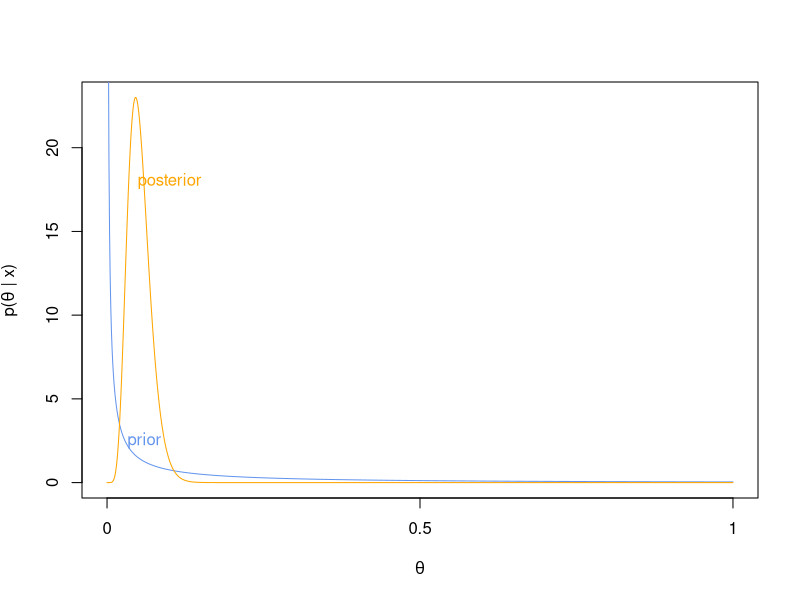
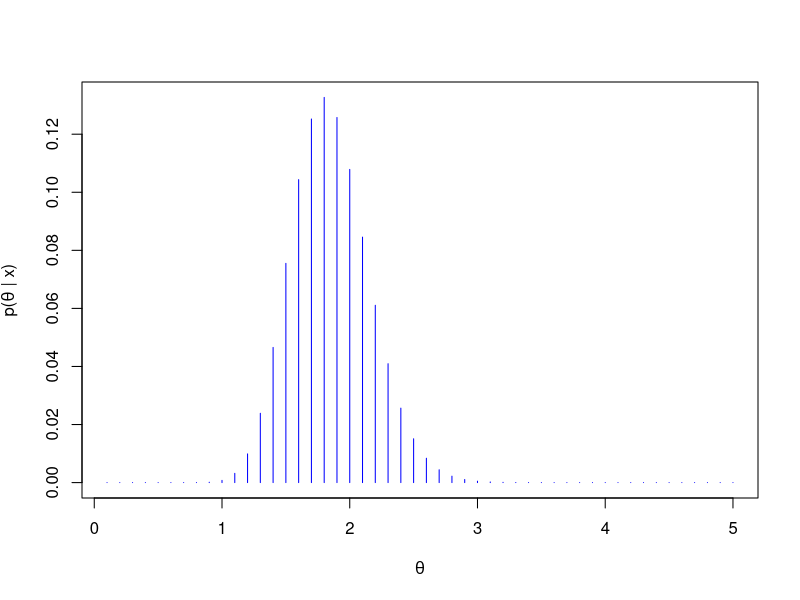
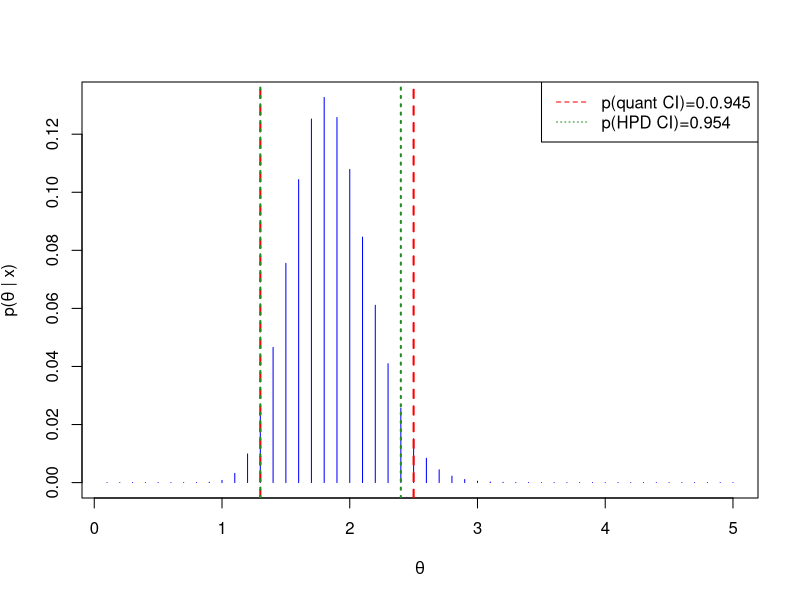
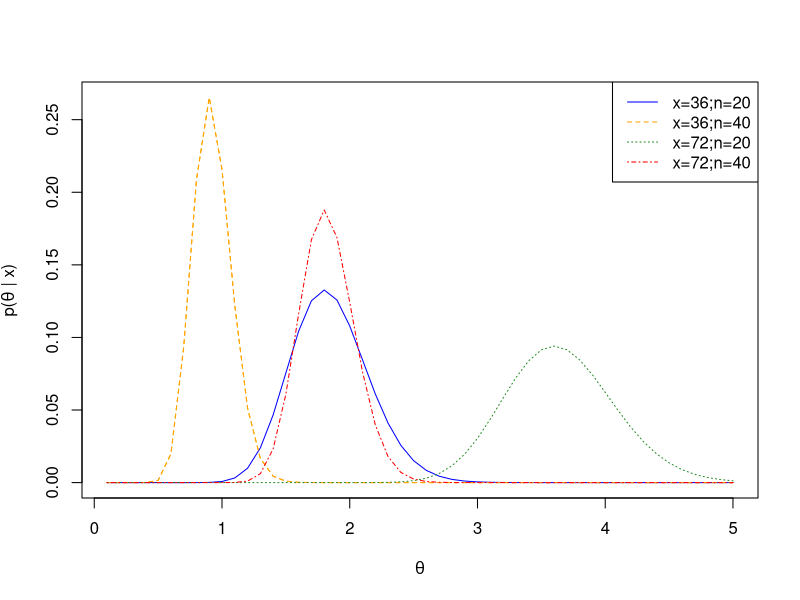
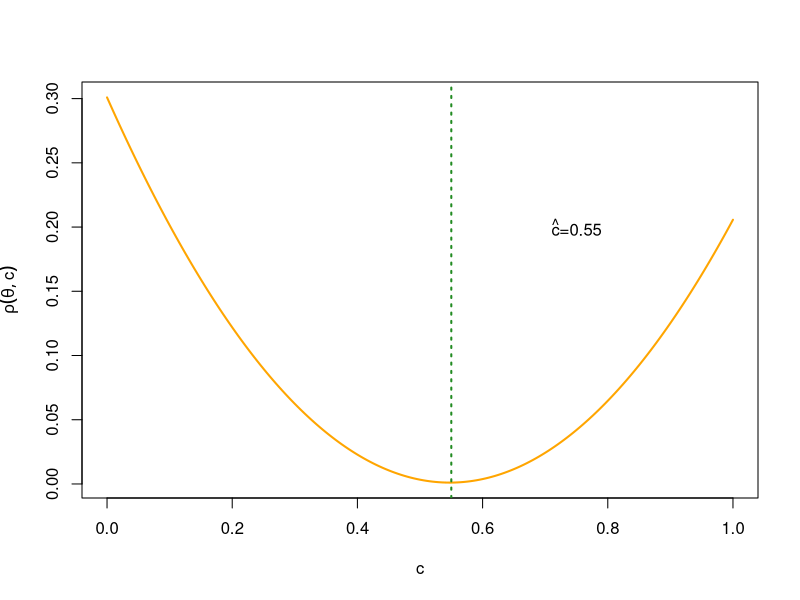
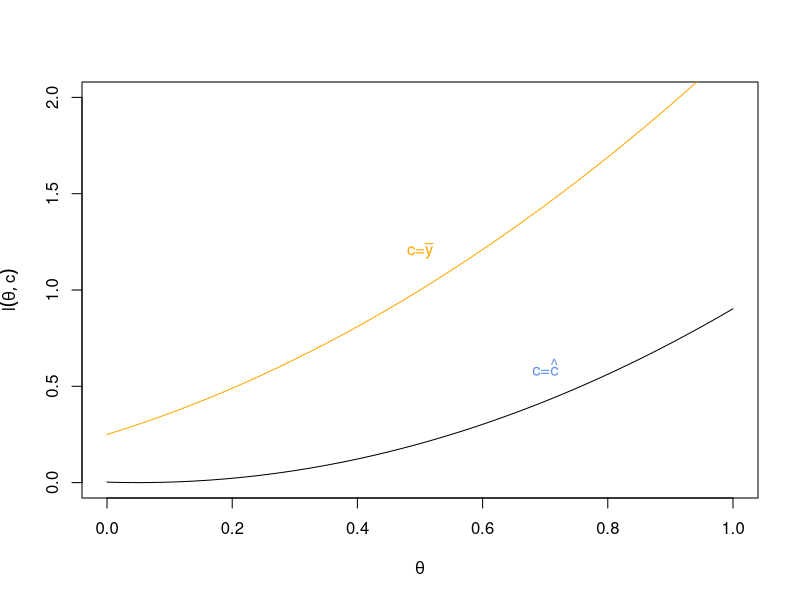
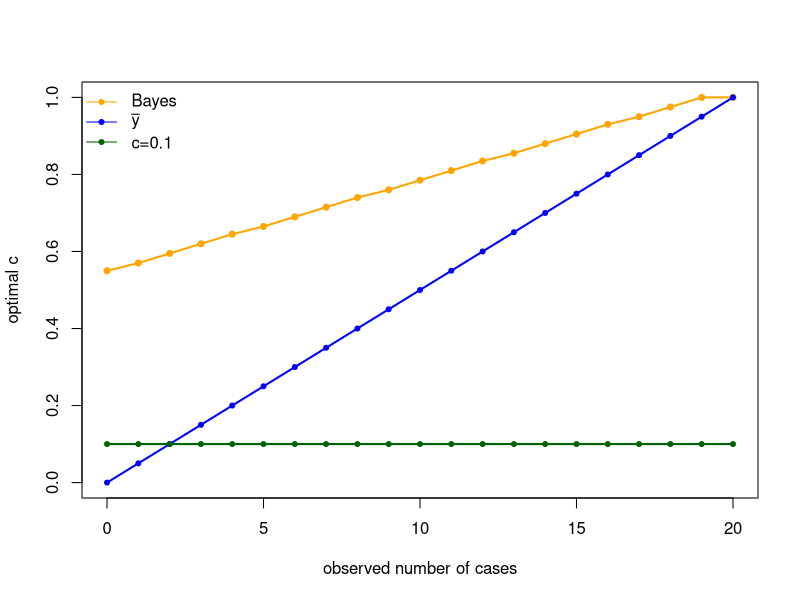

Source code (R) for these figures, in order:
## ---- chunk 1
y <- cumsum(c(20.9,69.7,3.6,21.8,21.4,0.4,6.7,10.0))
N <- 1:8
k <- 8
ps <- seq(0,1,length.out = 1000)
prior <- dgamma(ps,shape=0.1,rate=1)
post <- dgamma(ps,shape=(0.1+N[k]),rate=(1+y[k]))
## ---- chunk 2
plot(ps,post,type="n",ylim=c(range(post)), 
     main="",xlab=expression(theta),xaxt="n",ylab =expression(paste("p(",theta," | x)")))
axis(side = 1, at = c(0,0.5,1),labels = c(0,0.5,1), cex=0.7)
lines(ps,prior,type="l",col="cornflowerblue")
text(0.06,2.5,labels="prior",cex=1,col="cornflowerblue")
lines(ps,post,type="l",ylim=c(0,22),col="orange")
text(0.1,18,labels="posterior",cex=1,col="orange")
## ---- chunk 3
x <- 36; n <- 20
Theta <- seq(0.1,5,by = 0.1)
post.theta <- exp(-n*Theta)*(Theta^x)
post.theta <- post.theta/sum(post.theta)
## ---- chunk 4
plot(x  = Theta,y = post.theta,
     xlab = expression(theta),ylab = expression(paste("p(",theta," | x)")),
     type = "h",col="blue")
## ---- chunk 5
sum(Theta*post.theta)
## ---- chunk 6
quant_ci<- c(q2.5=min(Theta[which(cumsum(post.theta)>=0.025)]),
            q97.5=min(Theta[which(cumsum(post.theta)>=0.975)]))
## Get a closer CI by moving the upper bound with one quantile
check_quant <- diff(cumsum(post.theta)[which(Theta%in%quant_ci)])
quant_ci
check_quant
## ---- chunk 7
cumprob <- 0
pmf <- sort(unique(post.theta),decreasing = T) #order pmf
hpd_ci <- range(Theta)
th.vals <- NULL
k <- 1
while(round(cumprob,2)<0.95){
  th.vals <- Theta[post.theta>=pmf[k]]
  hpd_ci <- range(th.vals)
  cumprob <- sum(post.theta[post.theta>=pmf[k]])
  k <- k+1
}
names(hpd_ci) <- c("l(x)","u(x)")

pos.lims.hpd <- which(Theta%in%hpd_ci)
#move position one to the left of lower limit since:
# P(theta \in [l(y),u(y)]) = P(theta <= u(y))- P(theta < l(y))
pos.lims.hpd[1] <- pos.lims.hpd[1]-1
#get cumulative probs for each limit
cumprobs.lims.hpd <- cumsum(post.theta)[pos.lims.hpd]
#the difference below gives the actual Bayesian coverage of the HPD
check_hpd <- diff(cumprobs.lims.hpd)

hpd_ci
check_hpd
## ---- chunk 8
plot(x  = Theta,
     y = post.theta,
     xlab = expression(theta),
     type = "h",
     ylab = expression(paste("p(",theta," | x)")),
     col="blue")
abline(v=quant_ci,col="red",lwd=2,lty=2)
abline(v=hpd_ci,col="forestgreen",lwd=2,lty=3)
legend("topright",lty=c(2,3),col=c("red","forestgreen"),
       legend=c("p(quant CI)=0.0.945","p(HPD CI)=0.954"))
## ---- chunk 9
x <- c(36,36,72,72)
n <- c(20,40,20,40)
#define parameter space Theta (all values that theta can take)
Theta <- seq(0.1,5,by = 0.1)
#calculate the numerator of p(theta | x)
post.theta <- matrix(NA,nrow=50,ncol=4)
for(i in 1:4){
post.theta[,i]=exp(-(n[i])*Theta)*(Theta^(x[i]))
#renormalize (i.e., divide by the sum to get them to add up to 1)
post.theta[,i] <- post.theta[,i]/sum(post.theta[,i])
}
## ---- chunk 10
plot(x  = Theta,
     y = post.theta[,2],
     xlab = expression(theta),
     type = "l",col="orange",lty=2,
     ylab = expression(paste("p(",theta," | x)")))
lines(Theta,post.theta[,1],col = "blue",lty=1)
lines(Theta,post.theta[,2],col = "orange",lty=2)
lines(Theta,post.theta[,3],col = "forestgreen",lty=3)
lines(Theta,post.theta[,4],col = "red",lty=4)
legend("topright",lty=c(1,2,3,4),col=c("blue","orange","forestgreen","red"),legend=c("x=36;n=20","x=36;n=40","x=72;n=20","x=72;n=40"))
## ---- chunk 11
n <- 20;a <- 2;b <- 20;y <- 0
rhofn <- function(c){
  ff <- function(theta){
      db <- dbeta(theta,shape1=(a+y),shape2=(b+n-y))
      (theta-c+0.5)^2 * db
    }
    res <- integrate(ff, lower=0, upper=1)
    res$value
}
vrhofn <- Vectorize(rhofn, vectorize.args = "c")
c.values <- seq(0,1,by=0.005)
rho.values <- vrhofn(c.values)
c.argmin <- c.values[which(rho.values==min(rho.values))]
## ---- chunk 12
plot(x = c.values,y = rho.values,
     xlab = "c",ylab = expression(rho(theta,c)),
     type = "l",lwd = 2,col="orange")
abline(v=c.argmin,col="forestgreen",lwd=2,lty=3)
text(0.75,0.2,labels=expression(paste(hat(c),"=0.55")))
## ---- chunk 13
n <- 20; a <- 2; b <- 20; y <- 0 
lossfn <- function(theta,c){
  loss <- (theta-c+0.5)^2
}
theta.values <- seq(0,1,by=0.005)
loss.values_hat_c <- lossfn(theta.values,0.55)
loss.values_bar_y <- lossfn(theta.values,0)
## ---- chunk 14
plot(x=theta.values,loss.values_hat_c,type="l",ylim=c(0,2), 
     main="",xlab=expression(theta),ylab=expression(l(theta,c)))
text(x=0.7,0.6,labels=expression(paste("c=",hat(c))),cex=1,col="cornflowerblue")
lines(x=theta.values,loss.values_bar_y,type="l",
     ylab="",xaxt="n",yaxt="n",col="orange")
text(x=0.5,1.2,labels=expression(paste("c=",bar(y))),cex=1,col="orange")
## ---- chunk 15
n <- 20;a <- 2;b <- 20
yvec <- 0:20 ; c.fixed <- 0.1; c.argminvec <- NA

for(y in yvec){
  rhofn <- function(c){
    
    ff <- function(theta){
      db <- dbeta(theta,shape1=(a+y),shape2=(b+n-y))
      (theta-c+0.5)^2 * db
    }
    res <- integrate(ff, lower=0, upper=1)
    res$value
  }
  vrhofn <- Vectorize(rhofn, vectorize.args = "c")
  c.values <- seq(0,1,by=0.005)
  rho.values <- vrhofn(c.values)
  #value of c that minimizes the posterior expected loss
  (c.argminvec[y+1] <- c.values[which(rho.values==min(rho.values))])
}
## ---- chunk 16
plot(x = yvec,y = c.argminvec,
     ylim=c(0,1),
     xlab = "observed number of cases",ylab = "optimal c",
     type = "o",lwd = 2,pch=20, col="orange")
lines(x = yvec, y = yvec/n,col="blue",lwd=2)
points(x = yvec, y = yvec/n,col="blue",pch=20)
lines(x = yvec, y = rep(c.fixed,(n+1)),col="darkgreen",lwd=2)
points(x = yvec, y = rep(c.fixed,(n+1)),col="darkgreen",pch=20)
legend("topleft",legend=c("Bayes",expression(bar(y)),"c=0.1"),
       col=c("orange","blue","darkgreen"),
       lty=rep(1,3),pch=rep(20,3),bty="n",ncol=1)
